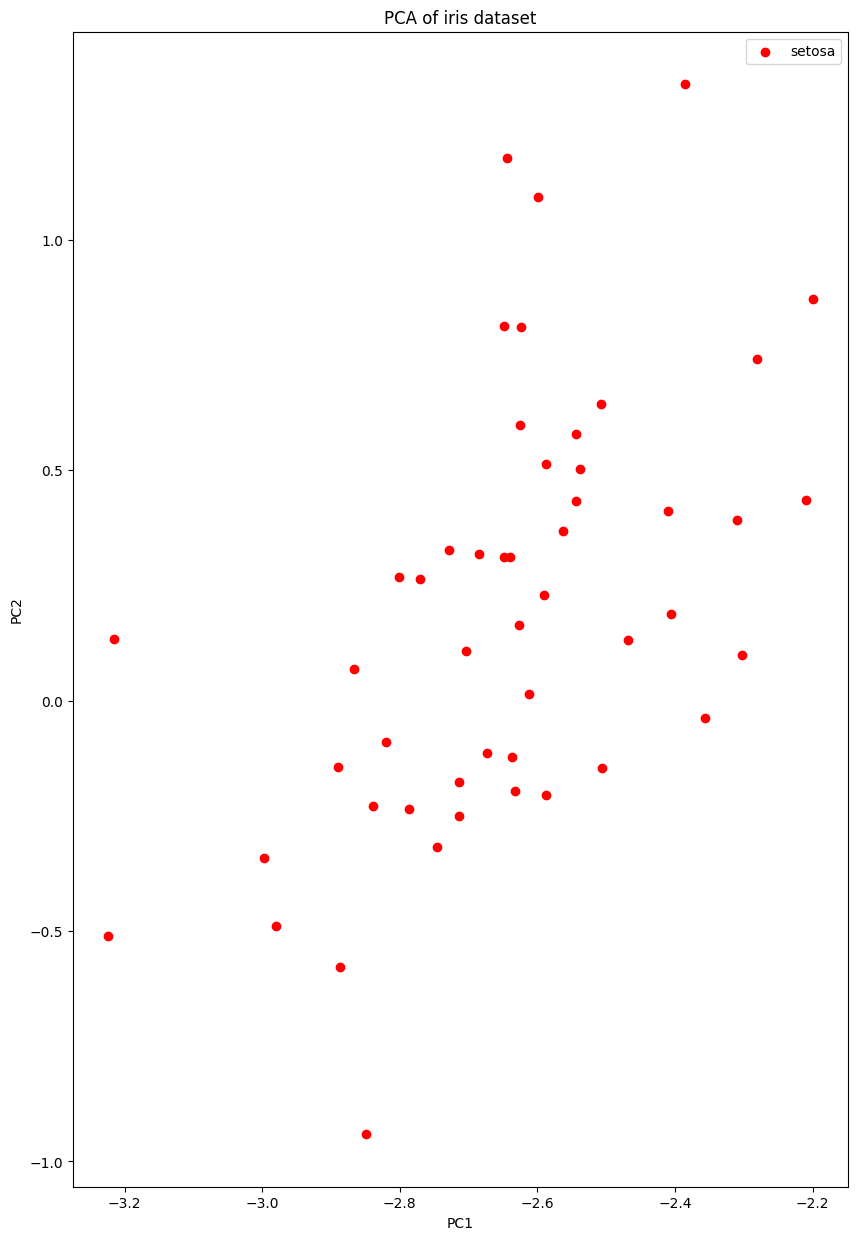

Source code (Python):
import pandas as pd
import numpy as np
from sklearn.datasets import load_iris
from sklearn.decomposition import PCA
import matplotlib.pyplot as plt
iris = load_iris()
iris_df = pd.DataFrame(iris.data, columns=iris.feature_names)
pca = PCA(n_components=2)
data_reduced = pca.fit_transform(iris_df)
reduced_df = pd.DataFrame(data_reduced, columns=["PC1", "PC2"])
reduced_df['target'] = iris.target
plt.figure(figsize=(10, 15))
colors = ['r', 'g', 'b']
for i, target_value in enumerate(np.unique(iris.target)):
    plt.scatter(
        reduced_df[reduced_df['target'] == target_value]['PC1'],
        reduced_df[reduced_df['target'] == target_value]['PC2'],
        c=colors[i],
        label=iris.target_names[i]
    )
    plt.xlabel('PC1')
    plt.ylabel('PC2')
    plt.title('PCA of iris dataset')
    plt.legend()
    plt.show()
